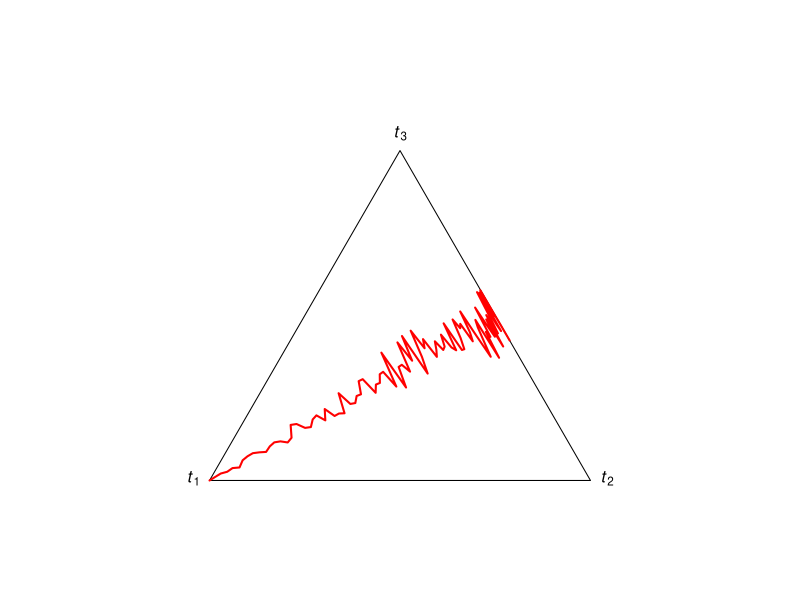

Generate this figure with R:
## ---- chunk 1
knitr::opts_chunk$set(echo = TRUE)
## ---- chunk 2
simplex <- function(x,
                    y,
                    label = expression(italic(t)[1], italic(t)[2], italic(t)[3]),
                    ...) {
  # empty plot
  op <- par(mar=c(1,0,0,0) + 0.1, pty="s")
  plot(x=c(-0.2,1.2), y=c(-0.2,1.2), type="n", axes=FALSE, xlab="", ylab="")

  # triangle (borders)
  points(x=c(0,0.5,1,0), y=c(0,0.5*sqrt(3),0,0), type="l")

  # transform the points
  xx <- 0.5*(1-x+y)
  yy <- 0.5*sqrt(3)*(1-x-y)

  # plot points
  points(x=xx, y=yy, ...)

  # labels
  if (!is.null(label)) {
    text(x=0.5, y=0.5*sqrt(3), pos=3, labels=label[3])
    text(x=0.0, y=0.0, pos=2, labels=label[1])
    text(x=1.0, y=0.0, pos=4, labels=label[2])
  }
  
  # restore plotting parameters
  par(op)
}

x <- seq(from=0, to=1, length.out=100)^2
y <- 0.5*(1-x) + rnorm(length(x), 0, 0.05*(1-x))
simplex(x=x, y=y, type="l", lwd=2, col="red")
